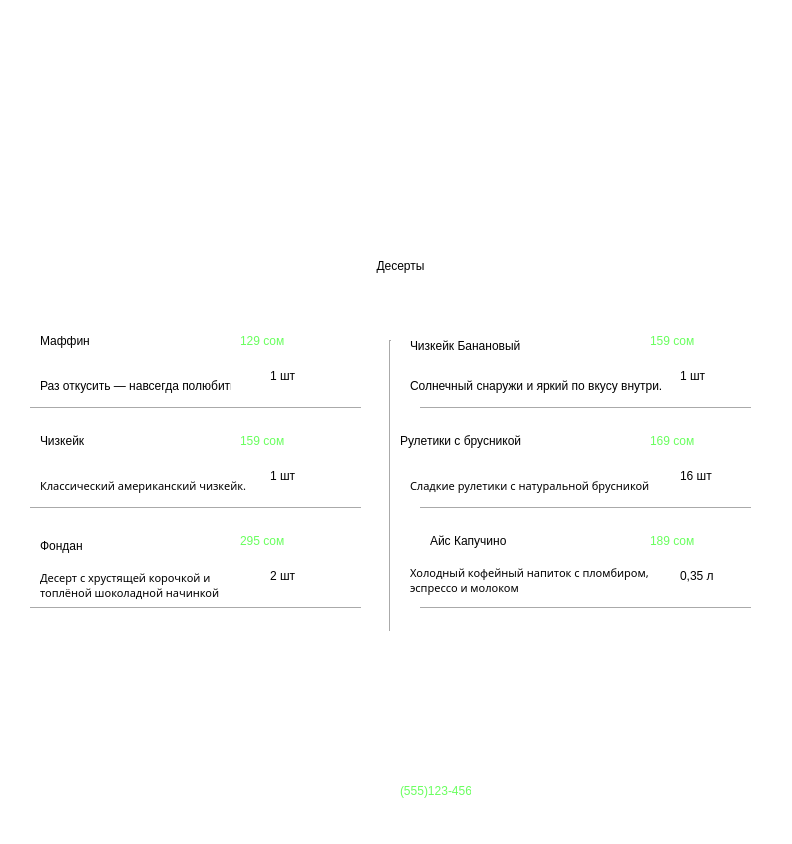
<?xml version="1.0" encoding="UTF-8"?>
<ui version="4.0">
 <class>Form</class>
 <widget class="QWidget" name="Form">
  <property name="geometry">
   <rect>
    <x>0</x>
    <y>0</y>
    <width>792</width>
    <height>844</height>
   </rect>
  </property>
  <property name="windowTitle">
   <string>Form</string>
  </property>
  <property name="styleSheet">
   <string notr="true">background-color: rgb(255, 255, 255);</string>
  </property>
  <widget class="QLabel" name="label">
   <property name="geometry">
    <rect>
     <x>0</x>
     <y>0</y>
     <width>801</width>
     <height>231</height>
    </rect>
   </property>
   <property name="text">
    <string/>
   </property>
   <property name="pixmap">
    <pixmap>image/308-3084410_wallpaper-dessert-figs-cream-cream-desktop-wallpaper-4k.jpg</pixmap>
   </property>
  </widget>
  <widget class="QLabel" name="label_2">
   <property name="geometry">
    <rect>
     <x>0</x>
     <y>680</y>
     <width>791</width>
     <height>161</height>
    </rect>
   </property>
   <property name="text">
    <string/>
   </property>
   <property name="pixmap">
    <pixmap>image/botoom.jpg</pixmap>
   </property>
  </widget>
  <widget class="Line" name="line">
   <property name="geometry">
    <rect>
     <x>380</x>
     <y>340</y>
     <width>20</width>
     <height>291</height>
    </rect>
   </property>
   <property name="orientation">
    <enum>Qt::Vertical</enum>
   </property>
  </widget>
  <widget class="Line" name="line_2">
   <property name="geometry">
    <rect>
     <x>30</x>
     <y>400</y>
     <width>331</width>
     <height>16</height>
    </rect>
   </property>
   <property name="orientation">
    <enum>Qt::Horizontal</enum>
   </property>
  </widget>
  <widget class="Line" name="line_3">
   <property name="geometry">
    <rect>
     <x>30</x>
     <y>500</y>
     <width>331</width>
     <height>16</height>
    </rect>
   </property>
   <property name="orientation">
    <enum>Qt::Horizontal</enum>
   </property>
  </widget>
  <widget class="Line" name="line_4">
   <property name="geometry">
    <rect>
     <x>30</x>
     <y>600</y>
     <width>331</width>
     <height>16</height>
    </rect>
   </property>
   <property name="orientation">
    <enum>Qt::Horizontal</enum>
   </property>
  </widget>
  <widget class="Line" name="line_5">
   <property name="geometry">
    <rect>
     <x>420</x>
     <y>600</y>
     <width>331</width>
     <height>16</height>
    </rect>
   </property>
   <property name="orientation">
    <enum>Qt::Horizontal</enum>
   </property>
  </widget>
  <widget class="Line" name="line_6">
   <property name="geometry">
    <rect>
     <x>420</x>
     <y>400</y>
     <width>331</width>
     <height>16</height>
    </rect>
   </property>
   <property name="orientation">
    <enum>Qt::Horizontal</enum>
   </property>
  </widget>
  <widget class="Line" name="line_7">
   <property name="geometry">
    <rect>
     <x>420</x>
     <y>500</y>
     <width>331</width>
     <height>16</height>
    </rect>
   </property>
   <property name="orientation">
    <enum>Qt::Horizontal</enum>
   </property>
  </widget>
  <widget class="QLabel" name="label_3">
   <property name="geometry">
    <rect>
     <x>300</x>
     <y>230</y>
     <width>201</width>
     <height>71</height>
    </rect>
   </property>
   <property name="styleSheet">
    <string notr="true">font: italic 30pt &quot;Sitka Banner&quot;;
background-color: rgb(255, 255, 255, 0);</string>
   </property>
   <property name="text">
    <string>Десерты</string>
   </property>
   <property name="alignment">
    <set>Qt::AlignCenter</set>
   </property>
  </widget>
  <widget class="QLabel" name="label_4">
   <property name="geometry">
    <rect>
     <x>40</x>
     <y>320</y>
     <width>141</width>
     <height>41</height>
    </rect>
   </property>
   <property name="styleSheet">
    <string notr="true">QLabel{
font: 75 italic 18pt &quot;Sitka Banner&quot;;
background-color: rgb(255, 255, 255, 0);
}

QLabel::hover{
color: rgb(105, 255, 94);
background-color: rgb(255, 255, 255, 0);
}
</string>
   </property>
   <property name="text">
    <string>Маффин</string>
   </property>
  </widget>
  <widget class="QLabel" name="label_5">
   <property name="geometry">
    <rect>
     <x>40</x>
     <y>350</y>
     <width>191</width>
     <height>71</height>
    </rect>
   </property>
   <property name="styleSheet">
    <string notr="true">font: 8pt &quot;Sitka&quot;;
background-color: rgb(255, 255, 255, 0);</string>
   </property>
   <property name="text">
    <string>Раз откусить — навсегда полюбить!</string>
   </property>
  </widget>
  <widget class="QLabel" name="label_6">
   <property name="geometry">
    <rect>
     <x>240</x>
     <y>320</y>
     <width>121</width>
     <height>41</height>
    </rect>
   </property>
   <property name="styleSheet">
    <string notr="true">QLabel{
font: 75 italic 18pt &quot;Sitka Banner&quot;;
color: rgb(105, 255, 94);
background-color: rgb(255, 255, 255, 0);
}</string>
   </property>
   <property name="text">
    <string>129 сом</string>
   </property>
  </widget>
  <widget class="QLabel" name="label_7">
   <property name="geometry">
    <rect>
     <x>270</x>
     <y>360</y>
     <width>71</width>
     <height>31</height>
    </rect>
   </property>
   <property name="styleSheet">
    <string notr="true">font: 12pt &quot;Sitka&quot;;
background-color: rgb(255, 255, 255, 0);</string>
   </property>
   <property name="text">
    <string>1 шт</string>
   </property>
  </widget>
  <widget class="QLabel" name="label_8">
   <property name="geometry">
    <rect>
     <x>40</x>
     <y>420</y>
     <width>171</width>
     <height>41</height>
    </rect>
   </property>
   <property name="styleSheet">
    <string notr="true">QLabel{
font: 75 italic 18pt &quot;Sitka Banner&quot;;
background-color: rgb(255, 255, 255, 0);
}

QLabel::hover{
color: rgb(105, 255, 94);
background-color: rgb(255, 255, 255, 0);
}
</string>
   </property>
   <property name="text">
    <string>Чизкейк</string>
   </property>
  </widget>
  <widget class="QLabel" name="label_9">
   <property name="geometry">
    <rect>
     <x>240</x>
     <y>420</y>
     <width>121</width>
     <height>41</height>
    </rect>
   </property>
   <property name="styleSheet">
    <string notr="true">QLabel{
font: 75 italic 18pt &quot;Sitka Banner&quot;;
color: rgb(105, 255, 94);
background-color: rgb(255, 255, 255, 0);
}</string>
   </property>
   <property name="text">
    <string>159 сом</string>
   </property>
  </widget>
  <widget class="QLabel" name="label_10">
   <property name="geometry">
    <rect>
     <x>40</x>
     <y>465</y>
     <width>211</width>
     <height>41</height>
    </rect>
   </property>
   <property name="font">
    <font>
     <family>Sitka</family>
     <pointsize>8</pointsize>
     <weight>50</weight>
     <italic>false</italic>
     <bold>false</bold>
    </font>
   </property>
   <property name="styleSheet">
    <string notr="true">font: 8pt &quot;Sitka&quot;;
background-color: rgb(255, 255, 255, 0);</string>
   </property>
   <property name="text">
    <string>Классический американский чизкейк.</string>
   </property>
  </widget>
  <widget class="QLabel" name="label_11">
   <property name="geometry">
    <rect>
     <x>270</x>
     <y>460</y>
     <width>71</width>
     <height>31</height>
    </rect>
   </property>
   <property name="styleSheet">
    <string notr="true">font: 12pt &quot;Sitka&quot;;
background-color: rgb(255, 255, 255, 0);</string>
   </property>
   <property name="text">
    <string>1 шт</string>
   </property>
  </widget>
  <widget class="QLabel" name="label_12">
   <property name="geometry">
    <rect>
     <x>40</x>
     <y>530</y>
     <width>151</width>
     <height>31</height>
    </rect>
   </property>
   <property name="styleSheet">
    <string notr="true">QLabel{
font: 75 italic 18pt &quot;Sitka Banner&quot;;
background-color: rgb(255, 255, 255, 0);
}

QLabel::hover{
color: rgb(105, 255, 94);
background-color: rgb(255, 255, 255, 0);
}
</string>
   </property>
   <property name="text">
    <string>Фондан</string>
   </property>
  </widget>
  <widget class="QLabel" name="label_13">
   <property name="geometry">
    <rect>
     <x>40</x>
     <y>565</y>
     <width>181</width>
     <height>41</height>
    </rect>
   </property>
   <property name="font">
    <font>
     <family>Sitka</family>
     <pointsize>8</pointsize>
     <weight>50</weight>
     <italic>false</italic>
     <bold>false</bold>
    </font>
   </property>
   <property name="styleSheet">
    <string notr="true">font: 8pt &quot;Sitka&quot;;
background-color: rgb(255, 255, 255, 0);</string>
   </property>
   <property name="text">
    <string>Десерт с хрустящей корочкой и 
топлёной шоколадной начинкой</string>
   </property>
  </widget>
  <widget class="QLabel" name="label_14">
   <property name="geometry">
    <rect>
     <x>270</x>
     <y>560</y>
     <width>71</width>
     <height>31</height>
    </rect>
   </property>
   <property name="styleSheet">
    <string notr="true">font: 12pt &quot;Sitka&quot;;
background-color: rgb(255, 255, 255, 0);</string>
   </property>
   <property name="text">
    <string>2 шт</string>
   </property>
  </widget>
  <widget class="QLabel" name="label_15">
   <property name="geometry">
    <rect>
     <x>240</x>
     <y>520</y>
     <width>121</width>
     <height>41</height>
    </rect>
   </property>
   <property name="styleSheet">
    <string notr="true">QLabel{
font: 75 italic 18pt &quot;Sitka Banner&quot;;
color: rgb(105, 255, 94);
background-color: rgb(255, 255, 255, 0);
}</string>
   </property>
   <property name="text">
    <string>295 сом</string>
   </property>
  </widget>
  <widget class="QLabel" name="label_16">
   <property name="geometry">
    <rect>
     <x>410</x>
     <y>330</y>
     <width>211</width>
     <height>31</height>
    </rect>
   </property>
   <property name="styleSheet">
    <string notr="true">QLabel{
font: 75 italic 16pt &quot;Sitka Banner&quot;;
background-color: rgb(255, 255, 255, 0);
}

QLabel::hover{
color: rgb(105, 255, 94);
background-color: rgb(255, 255, 255, 0);
}
</string>
   </property>
   <property name="text">
    <string>Чизкейк Банановый</string>
   </property>
  </widget>
  <widget class="QLabel" name="label_18">
   <property name="geometry">
    <rect>
     <x>680</x>
     <y>360</y>
     <width>71</width>
     <height>31</height>
    </rect>
   </property>
   <property name="styleSheet">
    <string notr="true">font: 12pt &quot;Sitka&quot;;
background-color: rgb(255, 255, 255, 0);</string>
   </property>
   <property name="text">
    <string>1 шт</string>
   </property>
  </widget>
  <widget class="QLabel" name="label_19">
   <property name="geometry">
    <rect>
     <x>650</x>
     <y>320</y>
     <width>121</width>
     <height>41</height>
    </rect>
   </property>
   <property name="styleSheet">
    <string notr="true">QLabel{
font: 75 italic 18pt &quot;Sitka Banner&quot;;
color: rgb(105, 255, 94);
background-color: rgb(255, 255, 255, 0);
}</string>
   </property>
   <property name="text">
    <string>159 сом</string>
   </property>
  </widget>
  <widget class="QLabel" name="label_20">
   <property name="geometry">
    <rect>
     <x>400</x>
     <y>420</y>
     <width>241</width>
     <height>41</height>
    </rect>
   </property>
   <property name="styleSheet">
    <string notr="true">QLabel{
font: 75 italic 16pt &quot;Sitka Banner&quot;;
background-color: rgb(255, 255, 255, 0);
}

QLabel::hover{
color: rgb(105, 255, 94);
background-color: rgb(255, 255, 255, 0);
}
</string>
   </property>
   <property name="text">
    <string>Рулетики с брусникой</string>
   </property>
  </widget>
  <widget class="QLabel" name="label_21">
   <property name="geometry">
    <rect>
     <x>410</x>
     <y>465</y>
     <width>241</width>
     <height>41</height>
    </rect>
   </property>
   <property name="font">
    <font>
     <family>Sitka</family>
     <pointsize>8</pointsize>
     <weight>50</weight>
     <italic>false</italic>
     <bold>false</bold>
    </font>
   </property>
   <property name="styleSheet">
    <string notr="true">font: 8pt &quot;Sitka&quot;;
background-color: rgb(255, 255, 255, 0);</string>
   </property>
   <property name="text">
    <string>Сладкие рулетики с натуральной брусникой</string>
   </property>
  </widget>
  <widget class="QLabel" name="label_22">
   <property name="geometry">
    <rect>
     <x>680</x>
     <y>460</y>
     <width>71</width>
     <height>31</height>
    </rect>
   </property>
   <property name="styleSheet">
    <string notr="true">font: 12pt &quot;Sitka&quot;;
background-color: rgb(255, 255, 255, 0);</string>
   </property>
   <property name="text">
    <string>16 шт</string>
   </property>
  </widget>
  <widget class="QLabel" name="label_23">
   <property name="geometry">
    <rect>
     <x>650</x>
     <y>420</y>
     <width>121</width>
     <height>41</height>
    </rect>
   </property>
   <property name="styleSheet">
    <string notr="true">QLabel{
font: 75 italic 18pt &quot;Sitka Banner&quot;;
color: rgb(105, 255, 94);
background-color: rgb(255, 255, 255, 0);
}</string>
   </property>
   <property name="text">
    <string>169 сом</string>
   </property>
  </widget>
  <widget class="QLabel" name="label_24">
   <property name="geometry">
    <rect>
     <x>430</x>
     <y>520</y>
     <width>181</width>
     <height>41</height>
    </rect>
   </property>
   <property name="styleSheet">
    <string notr="true">QLabel{
font: 75 italic 18pt &quot;Sitka Banner&quot;;
background-color: rgb(255, 255, 255, 0);
}

QLabel::hover{
color: rgb(105, 255, 94);
background-color: rgb(255, 255, 255, 0);
}
</string>
   </property>
   <property name="text">
    <string>Айс Капучино</string>
   </property>
  </widget>
  <widget class="QLabel" name="label_25">
   <property name="geometry">
    <rect>
     <x>410</x>
     <y>560</y>
     <width>241</width>
     <height>41</height>
    </rect>
   </property>
   <property name="font">
    <font>
     <family>Sitka</family>
     <pointsize>8</pointsize>
     <weight>50</weight>
     <italic>false</italic>
     <bold>false</bold>
    </font>
   </property>
   <property name="styleSheet">
    <string notr="true">font: 8pt &quot;Sitka&quot;;
background-color: rgb(255, 255, 255, 0);</string>
   </property>
   <property name="text">
    <string>Холодный кофейный напиток с пломбиром, 
эспрессо и молоком</string>
   </property>
  </widget>
  <widget class="QLabel" name="label_26">
   <property name="geometry">
    <rect>
     <x>680</x>
     <y>560</y>
     <width>71</width>
     <height>31</height>
    </rect>
   </property>
   <property name="styleSheet">
    <string notr="true">font: 12pt &quot;Sitka&quot;;
background-color: rgb(255, 255, 255, 0);</string>
   </property>
   <property name="text">
    <string>0,35 л</string>
   </property>
  </widget>
  <widget class="QLabel" name="label_27">
   <property name="geometry">
    <rect>
     <x>650</x>
     <y>520</y>
     <width>121</width>
     <height>41</height>
    </rect>
   </property>
   <property name="styleSheet">
    <string notr="true">QLabel{
font: 75 italic 18pt &quot;Sitka Banner&quot;;
color: rgb(105, 255, 94);
background-color: rgb(255, 255, 255, 0);
}</string>
   </property>
   <property name="text">
    <string>189 сом</string>
   </property>
  </widget>
  <widget class="QLabel" name="label_28">
   <property name="geometry">
    <rect>
     <x>240</x>
     <y>680</y>
     <width>331</width>
     <height>71</height>
    </rect>
   </property>
   <property name="styleSheet">
    <string notr="true">font: 26pt &quot;Comic Sans MS&quot;;
background-color: rgb(0, 0, 0, 0);
color: rgb(255, 255, 255);</string>
   </property>
   <property name="text">
    <string>DODO PIZZA</string>
   </property>
  </widget>
  <widget class="QLabel" name="label_29">
   <property name="geometry">
    <rect>
     <x>190</x>
     <y>740</y>
     <width>391</width>
     <height>71</height>
    </rect>
   </property>
   <property name="styleSheet">
    <string notr="true">color: rgb(255, 255, 255);
background-color: rgb(255, 255, 255, 0);</string>
   </property>
   <property name="text">
    <string>Alexandria, 32 Washingtorn str, 22303
Opening hours: Mo-Fr 11:00-00:00, Sa-Sa 15:00-00:00
Call:</string>
   </property>
   <property name="alignment">
    <set>Qt::AlignCenter</set>
   </property>
  </widget>
  <widget class="QLabel" name="label_30">
   <property name="geometry">
    <rect>
     <x>400</x>
     <y>780</y>
     <width>71</width>
     <height>21</height>
    </rect>
   </property>
   <property name="styleSheet">
    <string notr="true">QLabel{
font: 75 italic 8pt &quot;Sitka Banner&quot;;
color: rgb(105, 255, 94);
background-color: rgb(255, 255, 255, 0);
}

QLabel::hover{
color: rgb(255, 255, 255);
background-color: rgb(255, 255, 255, 0);
}</string>
   </property>
   <property name="text">
    <string>(555)123-4567</string>
   </property>
  </widget>
  <widget class="QLabel" name="label_17">
   <property name="geometry">
    <rect>
     <x>410</x>
     <y>350</y>
     <width>251</width>
     <height>71</height>
    </rect>
   </property>
   <property name="styleSheet">
    <string notr="true">font: 8pt &quot;Sitka&quot;;
background-color: rgb(255, 255, 255, 0);</string>
   </property>
   <property name="text">
    <string>Солнечный снаружи и яркий по вкусу внутри.</string>
   </property>
  </widget>
 </widget>
 <resources/>
 <connections/>
</ui>
